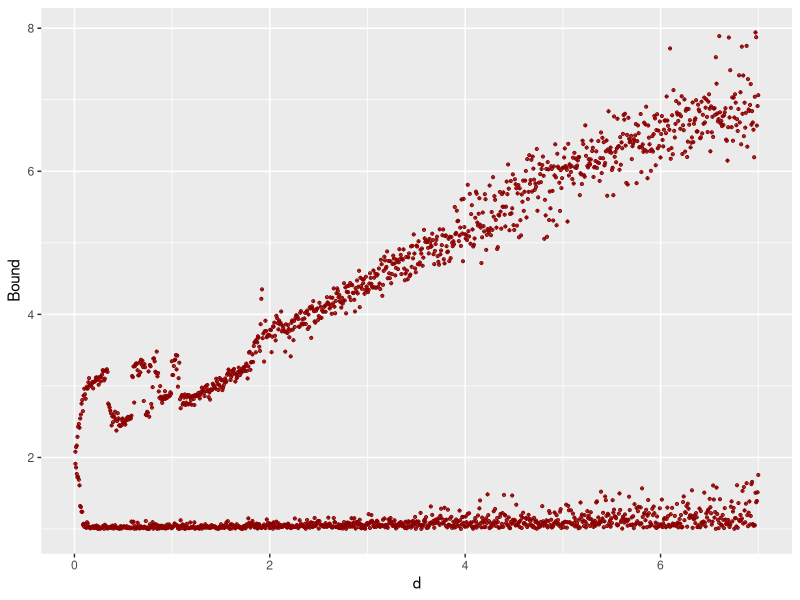

R code for this plot:
# R script to plot the bound.dat

## Make a data frame from two data set
#larged = read.table('bound_larged.dat')
#smalld = read.table('bound_smalld.dat')
#bd = merge(larged, smalld, all=TRUE) # merge the two tables

# Plot max and min norm for R = 1, ... , 5
#bd = read.table('bound_R_2-4.dat')
#d <- bd[,1]
#R <- bd[,2]
#Bound <- bd[,3]
#library('rgl')
#rgl.open()
#bg3d("lightcyan")
#plot3d(d, Bound, R, size=0.3, type='s', col='darkred') # the z-axis is the second argument in R

# Plot max and min norm for R = 2 (or 4)
bd = read.table('bound_R2.dat', header=TRUE)
library('ggplot2')
print(
ggplot(bd, aes(x=d, y=Bound)) + geom_point(shape=10, color='darkred', size=0.7)
)


### Linear Regression for slices of data sets
#dat1 = bd[bd$V1==3.0,] # data for d = 3.0
#dat1 = dat1[,c("V2","V3")] # remove the column for d
#r <- dat1[,1]
#bound <- dat1[,2]
#linreg = lm(r~bound) # linear regression d vs Max norm
## -> Result: Intercept=-0.7412; Slope= 0.8439
## -> Without the first row (R=1.0, when the circle doesn't grow):
## -> Intercept=-0.9178; Slope= 0.8575
#
#dat2 = bd[bd$V1==1.0,] # data for d = 1.0
#dat2 = dat2[,c("V2","V3")] # remove the column for d
#dat2 = dat2[-1,]
#r <- dat2[,1]
#bound <- dat2[,2]
#linreg = lm(r~bound) # linear regression d vs Max norm
## -> Result: Intercept=-0.3915; Slope= 0.8961
## -> Without the first row (R=1.0, when the circle doesn't grow):
## -> Intercept=-0.4802; Slope= 0.9035
#
#dat3 = bd[bd$V1<0.112 & bd$V1>0.111,] # data for d = 0.1110
#dat3 = dat3[,c("V2","V3")] # remove the column for d
#dat3 = dat3[-1,]
#r <- dat3[,1]
#bound <- dat3[,2]
#linreg = lm(r~bound) # linear regression d vs Max norm
## -> Without the first row (R=1.0, when the circle doesn't grow):
## -> Intercept=-0.6164; Slope= 1.0384
#
#dat4 = bd[bd$V2==2,] # data for R=2.
#dat4 = dat4[,c("V1","V3")] # remove the column for d
#r <- dat4[,1]
#bound <- dat4[,2]
#linreg = lm(r~bound) # linear regression d vs Max norm
## -> Intercept=-0.2746; Slope= 0.2833
#
#dat5 = bd[bd$V2==5,] # data for R=5.
#dat5 = dat5[,c("V1","V3")] # remove the column for d
#r <- dat5[,1]
#bound <- dat5[,2]
#linreg = lm(r~bound) # linear regression d vs Max norm
## -> Intercept=-5.1276; Slope= 0.9762
#
#dat6 = bd[bd$V2==10,] # data for R=10.
#dat6 = dat6[,c("V1","V3")] # remove the column for d
#r <- dat6[,1]
#bound <- dat6[,2]
#linreg = lm(r~bound) # linear regression d vs Max norm
## -> Intercept=-6.9287; Slope= 0.6815
#
#dat7 = bd[bd$V2==6,] # data for R=6.
#dat7 = dat7[,c("V1","V3")] # remove the column for d
#r <- dat7[,1]
#bound <- dat7[,2]
#linreg = lm(r~bound) # linear regression d vs Max norm
## -> Intercept=-5.7975; Slope= 0.9476


